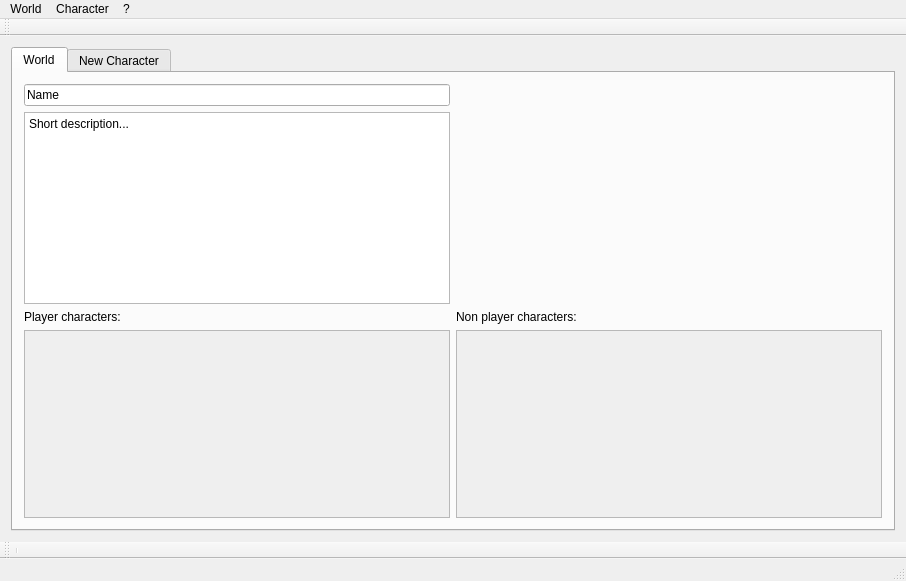
<?xml version="1.0" encoding="UTF-8"?>
<ui version="4.0">
 <class>MainWindow</class>
 <widget class="QMainWindow" name="MainWindow">
  <property name="geometry">
   <rect>
    <x>0</x>
    <y>0</y>
    <width>906</width>
    <height>581</height>
   </rect>
  </property>
  <property name="windowTitle">
   <string>Hello, WorldS!</string>
  </property>
  <widget class="QWidget" name="centralWidget">
   <layout class="QGridLayout" name="gridLayout">
    <item row="0" column="0">
     <widget class="QTabWidget" name="charactersTab">
      <property name="currentIndex">
       <number>0</number>
      </property>
      <widget class="QWidget" name="World">
       <attribute name="title">
        <string>World</string>
       </attribute>
       <layout class="QGridLayout" name="gridLayout_2">
        <item row="3" column="2">
         <widget class="QScrollArea" name="NPCO">
          <property name="widgetResizable">
           <bool>true</bool>
          </property>
          <widget class="QWidget" name="NPCOC">
           <property name="geometry">
            <rect>
             <x>0</x>
             <y>0</y>
             <width>428</width>
             <height>181</height>
            </rect>
           </property>
           <property name="sizePolicy">
            <sizepolicy hsizetype="Expanding" vsizetype="Expanding">
             <horstretch>0</horstretch>
             <verstretch>0</verstretch>
            </sizepolicy>
           </property>
          </widget>
         </widget>
        </item>
        <item row="1" column="1">
         <widget class="QPlainTextEdit" name="plainTextEdit">
          <property name="plainText">
           <string>Short description...</string>
          </property>
         </widget>
        </item>
        <item row="0" column="1">
         <widget class="QLineEdit" name="name">
          <property name="text">
           <string>Name</string>
          </property>
         </widget>
        </item>
        <item row="3" column="1">
         <widget class="QScrollArea" name="PCO">
          <property name="widgetResizable">
           <bool>true</bool>
          </property>
          <widget class="QWidget" name="PCOC">
           <property name="geometry">
            <rect>
             <x>0</x>
             <y>0</y>
             <width>428</width>
             <height>181</height>
            </rect>
           </property>
           <property name="sizePolicy">
            <sizepolicy hsizetype="Expanding" vsizetype="Expanding">
             <horstretch>0</horstretch>
             <verstretch>0</verstretch>
            </sizepolicy>
           </property>
          </widget>
         </widget>
        </item>
        <item row="2" column="1">
         <widget class="QLabel" name="label">
          <property name="text">
           <string>Player characters:</string>
          </property>
         </widget>
        </item>
        <item row="2" column="2">
         <widget class="QLabel" name="label_2">
          <property name="text">
           <string>Non player characters:</string>
          </property>
         </widget>
        </item>
       </layout>
      </widget>
      <widget class="QWidget" name="Char1">
       <attribute name="title">
        <string>New Character</string>
       </attribute>
      </widget>
     </widget>
    </item>
   </layout>
  </widget>
  <widget class="QMenuBar" name="menuBar">
   <property name="geometry">
    <rect>
     <x>0</x>
     <y>0</y>
     <width>906</width>
     <height>25</height>
    </rect>
   </property>
   <widget class="QMenu" name="menuFile">
    <property name="title">
     <string>World</string>
    </property>
    <addaction name="actionNew_World"/>
    <addaction name="actionSave_World_As"/>
    <addaction name="separator"/>
    <addaction name="actionLoad_World"/>
   </widget>
   <widget class="QMenu" name="menuCharacter">
    <property name="title">
     <string>Character</string>
    </property>
    <addaction name="actionSave"/>
    <addaction name="actionSave_as"/>
    <addaction name="separator"/>
    <addaction name="actionLoad"/>
    <addaction name="separator"/>
    <addaction name="actionExport"/>
   </widget>
   <widget class="QMenu" name="menu">
    <property name="title">
     <string>?</string>
    </property>
    <addaction name="actionAbout"/>
   </widget>
   <addaction name="menuFile"/>
   <addaction name="menuCharacter"/>
   <addaction name="menu"/>
  </widget>
  <widget class="QToolBar" name="mainToolBar">
   <attribute name="toolBarArea">
    <enum>BottomToolBarArea</enum>
   </attribute>
   <attribute name="toolBarBreak">
    <bool>false</bool>
   </attribute>
   <addaction name="separator"/>
  </widget>
  <widget class="QToolBar" name="toolBar">
   <property name="windowTitle">
    <string>toolBar</string>
   </property>
   <attribute name="toolBarArea">
    <enum>TopToolBarArea</enum>
   </attribute>
   <attribute name="toolBarBreak">
    <bool>false</bool>
   </attribute>
  </widget>
  <widget class="QStatusBar" name="statusBar"/>
  <action name="actionNew_World">
   <property name="text">
    <string>Save</string>
   </property>
  </action>
  <action name="actionSave_World_As">
   <property name="text">
    <string>Save as</string>
   </property>
  </action>
  <action name="actionLoad_World">
   <property name="text">
    <string>Load</string>
   </property>
  </action>
  <action name="actionSave">
   <property name="text">
    <string>Save</string>
   </property>
  </action>
  <action name="actionSave_as">
   <property name="text">
    <string>Save as</string>
   </property>
  </action>
  <action name="actionLoad">
   <property name="text">
    <string>Load</string>
   </property>
  </action>
  <action name="actionImport_Character">
   <property name="text">
    <string>Import Character</string>
   </property>
  </action>
  <action name="actionAbout">
   <property name="text">
    <string>About</string>
   </property>
  </action>
  <action name="actionExport">
   <property name="text">
    <string>Export</string>
   </property>
  </action>
 </widget>
 <layoutdefault spacing="6" margin="11"/>
 <resources/>
 <connections/>
</ui>
